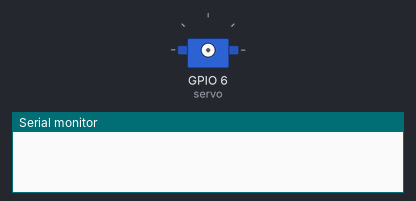
Recording of a sketch running on a simulated ESP32. On the bench: servo, the last lines printed to the serial monitor.

Above: at 0.0 s.
At 0.8 s:
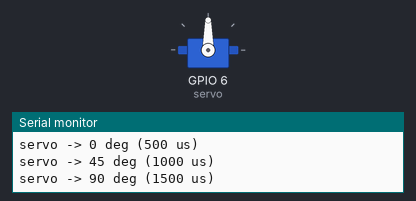
At 1.4 s:
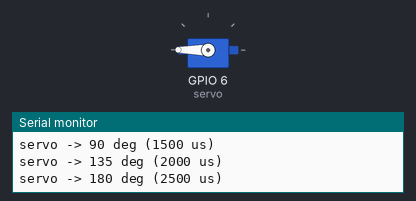
Timing chart, 0 to 2.9 s (numbered marks = the images above):
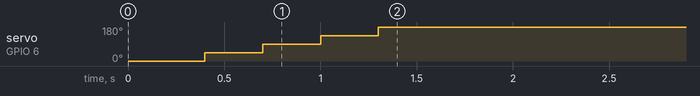

The sketch:

lib-esp32servo.ino
```cpp
// F-08b: ESP32Servo (LGPL-2.1+, shipped with LGPL notices since F-08e), after the library's Sweep example; SG90 on GPIO6.
#include <ESP32Servo.h>

Servo servo;

void setup() {
  Serial.begin(115200);
  delay(100);
  ESP32PWM::allocateTimer(0);
  servo.setPeriodHertz(50);
  // 500-2500 us: 0 deg = 2.5 % and 180 deg = 12.5 % duty at 50 Hz
  servo.attach(6, 500, 2500);
  for (int pos = 0; pos <= 180; pos += 45) {
    servo.write(pos);
    Serial.printf("servo -> %d deg (%d us)\n", pos, servo.readMicroseconds());
    delay(300);
  }
  Serial.println("TRYBOARD_OK lib-esp32servo");
}

void loop() { delay(1000); }
```
